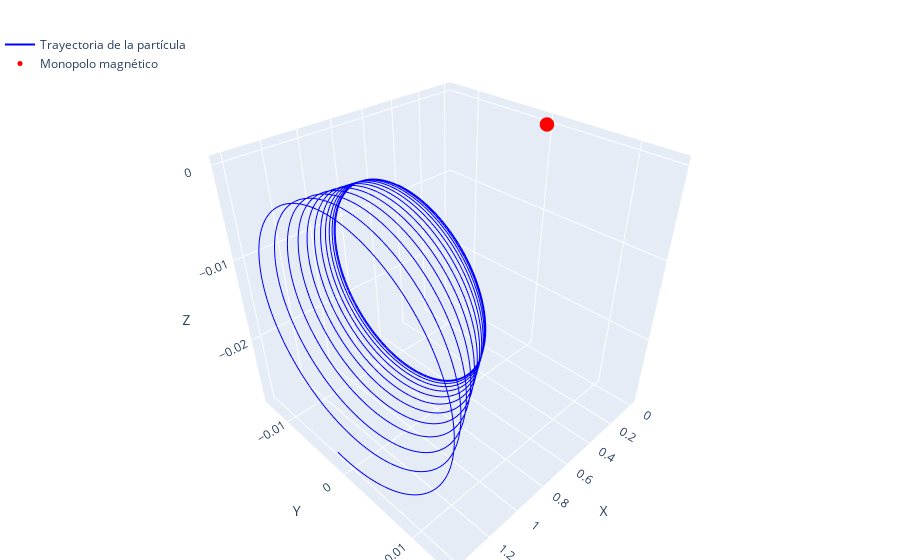

Source (notebook cell):
### Code cell
# Importar las librerías necesarias
import numpy as np  # Para operaciones numéricas con arrays
import matplotlib.pyplot as plt  # Para gráficos estáticos (no utilizado en este caso)
from scipy.integrate import solve_ivp  # Para resolver ecuaciones diferenciales
import plotly.graph_objects as go  # Para gráficos interactivos 3D

# Constantes físicas
mu_0 = 4 * np.pi * 1e-7  # Permeabilidad magnética del vacío (unidad SI)
q_m = 1000  # Carga magnética del monopolo (ajustable)
q = 1  # Carga de la partícula (en unidades de carga fundamental)
m = 1e-4  # Masa de la partícula (en unidades de masa)

# Definir la función para calcular el campo magnético creado por el monopolo
def magnetic_field(r):
    r_norm = np.linalg.norm(r)  # Calcular la norma del vector de posición
    if r_norm == 0:  # Evitar la división por cero si r es el origen
        return np.zeros(3)  # Devuelve un campo nulo si la posición es el origen
    # Fórmula para el campo magnético de un monopolo (modelo clásico de Dirac)
    return (mu_0 / (4 * np.pi)) * (q_m / r_norm**3) * r

# Definir las ecuaciones de movimiento de la partícula en el campo magnético
def equations_of_motion(t, y):
    r = y[:3]  # Posición de la partícula (primeros 3 elementos de y)
    v = y[3:]  # Velocidad de la partícula (últimos 3 elementos de y)
    B = magnetic_field(r)  # Calcular el campo magnético en la posición r
    dv_dt = (q / m) * np.cross(v, B)  # Ecuación de movimiento (fuerza de Lorentz)
    dr_dt = v  # La derivada de la posición es la velocidad
    return np.concatenate((dr_dt, dv_dt))  # Devuelve las derivadas de posición y velocidad

# Condiciones iniciales para la simulación
r0 = np.array([1.0, 0.0, 0.0])  # Posición inicial de la partícula (en el eje X)
v0 = np.array([0.0, 0.01, 0.0])  # Velocidad inicial de la partícula (en el eje Y)
y0 = np.concatenate((r0, v0))  # Unir las condiciones iniciales de posición y velocidad

# Tiempo de integración para resolver las ecuaciones diferenciales
t_span = (0, 100)  # Tiempo inicial y final para la simulación
t_eval = np.linspace(*t_span, 2000)  # Puntos en el tiempo donde se evaluarán las soluciones

# Resolver las ecuaciones diferenciales usando el método Runge-Kutta de orden 4-5
solution = solve_ivp(equations_of_motion, t_span, y0, t_eval=t_eval, method='RK45')

# Extraer la trayectoria (posición) de la solución obtenida
r = solution.y[:3].T  # Tomar solo las primeras 3 componentes (las posiciones X, Y, Z)

# Crear el gráfico interactivo con Plotly
fig = go.Figure()

# Añadir la trayectoria de la partícula al gráfico
fig.add_trace(go.Scatter3d(
    x=r[:, 0], y=r[:, 1], z=r[:, 2],  # Coordenadas de la trayectoria
    mode='lines',  # Modo de línea, para representar la trayectoria continua
    line=dict(color='blue', width=2),  # Color y grosor de la línea
    name='Trayectoria de la partícula'  # Nombre de la serie para la leyenda
))

# Añadir el monopolo magnético (en el origen) al gráfico
fig.add_trace(go.Scatter3d(
    x=[0], y=[0], z=[0],  # Coordenadas del monopolo (en el origen)
    mode='markers',  # Modo de marcador, para representar un punto
    marker=dict(size=5, color='red'),  # Tamaño y color del marcador
    name='Monopolo magnético'  # Nombre de la serie para la leyenda
))

# Configuración del diseño del gráfico (ejes y otros detalles visuales)
fig.update_layout(
    scene=dict(  # Configuración de los ejes del gráfico 3D
        xaxis_title='X',  # Título del eje X
        yaxis_title='Y',  # Título del eje Y
        zaxis_title='Z',  # Título del eje Z
        aspectmode='cube'  # Establece la misma escala para todos los ejes (aspecto cúbico)
    ),
    legend=dict(x=0, y=1),  # Ubicación de la leyenda (arriba a la izquierda)
    margin=dict(l=0, r=0, b=0, t=30)  # Márgenes del gráfico (sin márgenes laterales)
)

# Mostrar el gráfico interactivo
fig.show()

### Figure 1 — Plotly figure (JSON) as saved in the notebook; plotly's stock layout.template omitted (floating-point values rounded to 4 significant figures; data arrays with more than 128 entries replaced by an {"elided": "..."} marker saying what was removed)
{"data": [{"line": {"color": "blue", "width": 2}, "mode": "lines", "name": "Trayectoria de la partícula", "type": "scatter3d", "x": {"elided": "2000 float values"}, "y": {"elided": "2000 float values"}, "z": {"elided": "2000 float values"}}, {"marker": {"color": "red", "size": 5}, "mode": "markers", "name": "Monopolo magnético", "type": "scatter3d", "x": [0], "y": [0], "z": [0]}], "layout": {"legend": {"x": 0, "y": 1}, "margin": {"b": 0, "l": 0, "r": 0, "t": 30}, "scene": {"aspectmode": "cube", "xaxis": {"title": {"text": "X"}}, "yaxis": {"title": {"text": "Y"}}, "zaxis": {"title": {"text": "Z"}}}}}
